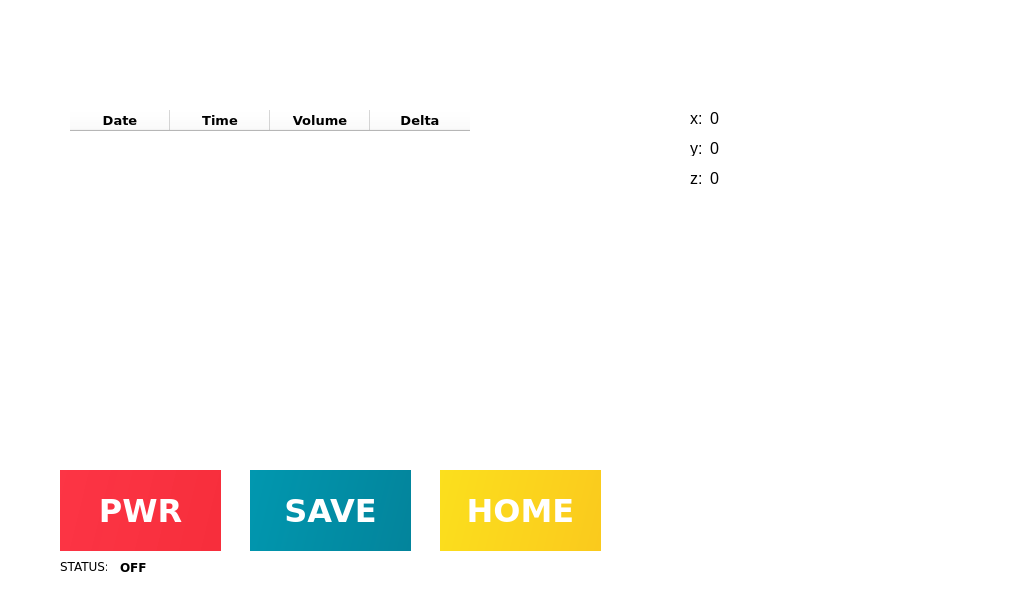
<?xml version="1.0" encoding="UTF-8"?>
<ui version="4.0">
 <class>Dialog</class>
 <widget class="QDialog" name="Dialog">
  <property name="enabled">
   <bool>true</bool>
  </property>
  <property name="geometry">
   <rect>
    <x>0</x>
    <y>0</y>
    <width>1024</width>
    <height>600</height>
   </rect>
  </property>
  <property name="sizePolicy">
   <sizepolicy hsizetype="Preferred" vsizetype="Preferred">
    <horstretch>0</horstretch>
    <verstretch>0</verstretch>
   </sizepolicy>
  </property>
  <property name="minimumSize">
   <size>
    <width>1024</width>
    <height>600</height>
   </size>
  </property>
  <property name="maximumSize">
   <size>
    <width>1024</width>
    <height>600</height>
   </size>
  </property>
  <property name="windowTitle">
   <string>Dialog</string>
  </property>
  <property name="styleSheet">
   <string notr="true">background-color: rgb(255, 255, 255);</string>
  </property>
  <widget class="QPushButton" name="saveButton">
   <property name="geometry">
    <rect>
     <x>250</x>
     <y>470</y>
     <width>161</width>
     <height>81</height>
    </rect>
   </property>
   <property name="font">
    <font>
     <family>Verdana</family>
     <pointsize>24</pointsize>
     <weight>75</weight>
     <bold>true</bold>
     <strikeout>false</strikeout>
     <kerning>true</kerning>
    </font>
   </property>
   <property name="cursor">
    <cursorShape>PointingHandCursor</cursorShape>
   </property>
   <property name="styleSheet">
    <string notr="true">background-color: qlineargradient(spread:pad, x1:-0.5, y1:-0.5, x2:3.5, y2:0, stop:0 rgba(0, 161, 185, 255), stop:1 rgba(7, 91, 114, 255));
color: rgb(255, 255, 255);
border: none;</string>
   </property>
   <property name="text">
    <string>SAVE</string>
   </property>
  </widget>
  <widget class="QPushButton" name="powerButton">
   <property name="geometry">
    <rect>
     <x>60</x>
     <y>470</y>
     <width>161</width>
     <height>81</height>
    </rect>
   </property>
   <property name="font">
    <font>
     <family>Verdana</family>
     <pointsize>24</pointsize>
     <weight>75</weight>
     <bold>true</bold>
    </font>
   </property>
   <property name="cursor">
    <cursorShape>PointingHandCursor</cursorShape>
   </property>
   <property name="styleSheet">
    <string notr="true">background-color: qlineargradient(spread:pad, x1:-0.5, y1:-0.5, x2:3.5, y2:0, stop:0 rgba(255, 30, 50, 225), stop:1 rgba(235, 31, 39, 255));
color: rgb(255, 255, 255);
border: none;

</string>
   </property>
   <property name="text">
    <string>PWR</string>
   </property>
   <property name="checkable">
    <bool>true</bool>
   </property>
  </widget>
  <widget class="QTableWidget" name="tableWidget">
   <property name="geometry">
    <rect>
     <x>70</x>
     <y>110</y>
     <width>531</width>
     <height>321</height>
    </rect>
   </property>
   <property name="styleSheet">
    <string notr="true">border:none;</string>
   </property>
   <column>
    <property name="text">
     <string>Date</string>
    </property>
    <property name="font">
     <font>
      <family>Verdana</family>
      <pointsize>10</pointsize>
      <weight>75</weight>
      <bold>true</bold>
     </font>
    </property>
    <property name="textAlignment">
     <set>AlignCenter</set>
    </property>
   </column>
   <column>
    <property name="text">
     <string>Time</string>
    </property>
    <property name="font">
     <font>
      <family>Verdana</family>
      <pointsize>10</pointsize>
      <weight>75</weight>
      <bold>true</bold>
     </font>
    </property>
    <property name="textAlignment">
     <set>AlignCenter</set>
    </property>
   </column>
   <column>
    <property name="text">
     <string>Volume</string>
    </property>
    <property name="font">
     <font>
      <family>Verdana</family>
      <pointsize>10</pointsize>
      <weight>75</weight>
      <bold>true</bold>
     </font>
    </property>
    <property name="textAlignment">
     <set>AlignCenter</set>
    </property>
   </column>
   <column>
    <property name="text">
     <string>Delta</string>
    </property>
    <property name="font">
     <font>
      <family>Verdana</family>
      <pointsize>10</pointsize>
      <weight>75</weight>
      <bold>true</bold>
     </font>
    </property>
    <property name="textAlignment">
     <set>AlignCenter</set>
    </property>
   </column>
  </widget>
  <widget class="QPushButton" name="homeButton">
   <property name="geometry">
    <rect>
     <x>440</x>
     <y>470</y>
     <width>161</width>
     <height>81</height>
    </rect>
   </property>
   <property name="font">
    <font>
     <family>Verdana</family>
     <pointsize>24</pointsize>
     <weight>75</weight>
     <bold>true</bold>
    </font>
   </property>
   <property name="cursor">
    <cursorShape>PointingHandCursor</cursorShape>
   </property>
   <property name="styleSheet">
    <string notr="true">background-color: qlineargradient(spread:pad, x1:-0.5, y1:-0.5, x2:3.5, y2:0, stop:0 rgba(252, 234, 29, 255), stop:1 rgba(248, 156, 28, 255));
color: rgb(255, 255, 255);
border: none;</string>
   </property>
   <property name="text">
    <string>HOME</string>
   </property>
  </widget>
  <widget class="QLabel" name="label">
   <property name="geometry">
    <rect>
     <x>0</x>
     <y>0</y>
     <width>1024</width>
     <height>600</height>
    </rect>
   </property>
   <property name="text">
    <string/>
   </property>
   <property name="pixmap">
    <pixmap>../pi/LevellingFixed/assets/PLN clasic.png</pixmap>
   </property>
  </widget>
  <widget class="QLabel" name="label_2">
   <property name="geometry">
    <rect>
     <x>60</x>
     <y>560</y>
     <width>47</width>
     <height>13</height>
    </rect>
   </property>
   <property name="font">
    <font>
     <family>Verdana</family>
     <weight>50</weight>
     <bold>false</bold>
    </font>
   </property>
   <property name="text">
    <string>STATUS:</string>
   </property>
  </widget>
  <widget class="QLabel" name="power_status">
   <property name="geometry">
    <rect>
     <x>120</x>
     <y>560</y>
     <width>47</width>
     <height>13</height>
    </rect>
   </property>
   <property name="font">
    <font>
     <family>Verdana</family>
     <weight>75</weight>
     <bold>true</bold>
    </font>
   </property>
   <property name="text">
    <string>&lt;html&gt;&lt;head/&gt;&lt;body&gt;&lt;p&gt;&lt;span style=&quot; font-weight:600;&quot;&gt;OFF&lt;/span&gt;&lt;/p&gt;&lt;/body&gt;&lt;/html&gt;</string>
   </property>
  </widget>
  <widget class="QLabel" name="label_4">
   <property name="geometry">
    <rect>
     <x>690</x>
     <y>170</y>
     <width>16</width>
     <height>16</height>
    </rect>
   </property>
   <property name="font">
    <font>
     <pointsize>12</pointsize>
    </font>
   </property>
   <property name="text">
    <string>z:</string>
   </property>
  </widget>
  <widget class="QLabel" name="label_3">
   <property name="geometry">
    <rect>
     <x>690</x>
     <y>140</y>
     <width>16</width>
     <height>16</height>
    </rect>
   </property>
   <property name="font">
    <font>
     <pointsize>12</pointsize>
    </font>
   </property>
   <property name="text">
    <string>y:</string>
   </property>
  </widget>
  <widget class="QLabel" name="yVal">
   <property name="geometry">
    <rect>
     <x>710</x>
     <y>140</y>
     <width>91</width>
     <height>16</height>
    </rect>
   </property>
   <property name="font">
    <font>
     <pointsize>12</pointsize>
    </font>
   </property>
   <property name="text">
    <string>0</string>
   </property>
  </widget>
  <widget class="QLabel" name="zVal">
   <property name="geometry">
    <rect>
     <x>710</x>
     <y>170</y>
     <width>91</width>
     <height>16</height>
    </rect>
   </property>
   <property name="font">
    <font>
     <pointsize>12</pointsize>
    </font>
   </property>
   <property name="text">
    <string>0</string>
   </property>
  </widget>
  <widget class="QLabel" name="xVal">
   <property name="geometry">
    <rect>
     <x>710</x>
     <y>110</y>
     <width>91</width>
     <height>16</height>
    </rect>
   </property>
   <property name="font">
    <font>
     <pointsize>12</pointsize>
    </font>
   </property>
   <property name="text">
    <string>0</string>
   </property>
  </widget>
  <widget class="QLabel" name="label_5">
   <property name="geometry">
    <rect>
     <x>690</x>
     <y>110</y>
     <width>16</width>
     <height>16</height>
    </rect>
   </property>
   <property name="font">
    <font>
     <pointsize>12</pointsize>
    </font>
   </property>
   <property name="text">
    <string>x:</string>
   </property>
  </widget>
  <zorder>label</zorder>
  <zorder>saveButton</zorder>
  <zorder>powerButton</zorder>
  <zorder>tableWidget</zorder>
  <zorder>homeButton</zorder>
  <zorder>label_2</zorder>
  <zorder>power_status</zorder>
  <zorder>label_4</zorder>
  <zorder>label_3</zorder>
  <zorder>yVal</zorder>
  <zorder>zVal</zorder>
  <zorder>xVal</zorder>
  <zorder>label_5</zorder>
 </widget>
 <resources/>
 <connections/>
</ui>
